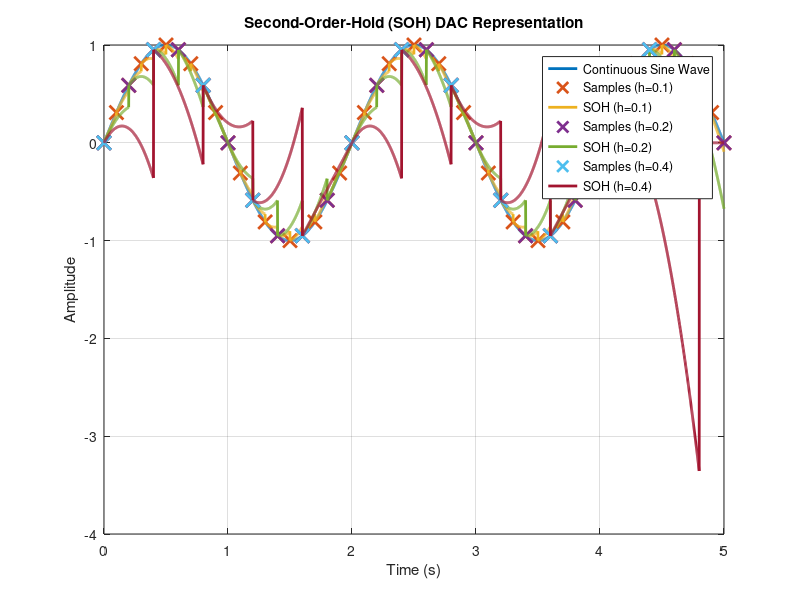

Here is the MATLAB script that generated this plot:
function draw_soh_plot()
    omega = pi;
    t_continuous = 0:0.001:5;
    y_continuous = sin(omega * t_continuous);
    h_values = [0.1, 0.2, 0.4];
    figure;
    plot(t_continuous, y_continuous, 'LineWidth', 2);
    hold on;

    for i = 1:length(h_values)
        h = h_values(i);
        tk = 0:h:5;
        yk = sin(omega * tk);

        t_soh = linspace(tk(1), tk(end), length(t_continuous));
        y_soh = zeros(size(t_continuous));

        for j = 3:length(tk)
            t_range = t_continuous >= tk(j - 2) & t_continuous <= tk(j);
            y_soh(t_range) = interpolate_soh(t_continuous(t_range), tk(j - 2), tk(j - 1), tk(j), yk(j - 2), yk(j - 1), yk(j), h);
        end

        plot(tk, yk, 'x', 'MarkerSize', 10, 'LineWidth', 2);
        plot(t_continuous, y_soh, 'LineWidth', 2);
    end

    title('Second-Order-Hold (SOH) DAC Representation');
    xlabel('Time (s)');
    ylabel('Amplitude');
    legend('Continuous Sine Wave', 'Samples (h=0.1)', 'SOH (h=0.1)', ...
           'Samples (h=0.2)', 'SOH (h=0.2)', 'Samples (h=0.4)', 'SOH (h=0.4)');
    grid on;
    hold off;
end

function y = interpolate_soh(t, tk_minus_2, tk_minus_1, tk, yk_minus_2, yk_minus_1, yk, h)
    a0 = yk_minus_2;
    a1 = (yk_minus_1 - yk_minus_2) / h;
    a2 = ((yk - yk_minus_1) / h - a1) / h;

    y = a0 + a1 * (t - tk_minus_2) + a2 * (t - tk_minus_2).^2;
end
